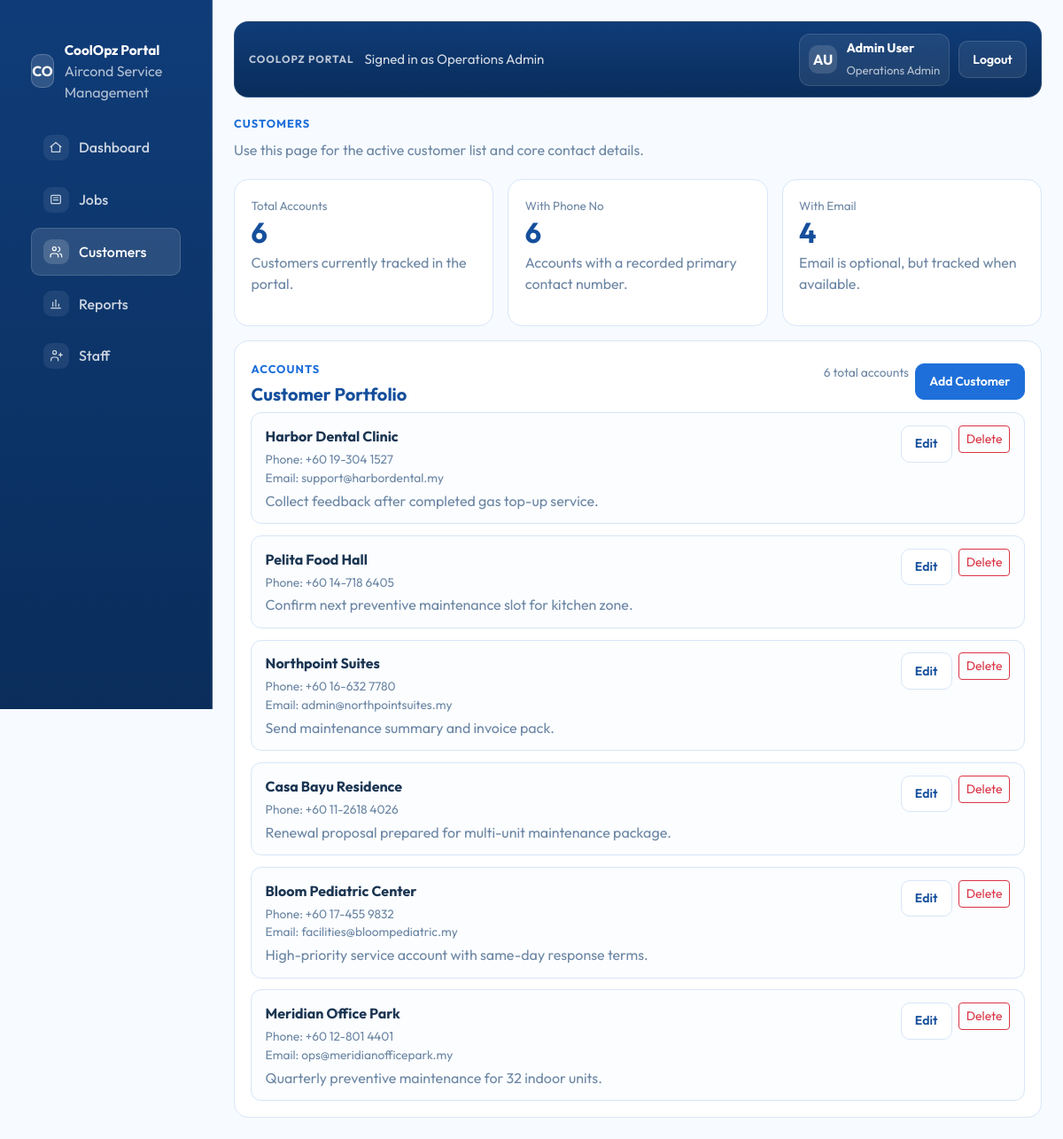
/customers.php (signed in), run on the app's committed database.
### tables this page shows
CREATE TABLE IF NOT EXISTS customers (
    id INT UNSIGNED AUTO_INCREMENT PRIMARY KEY,
    name VARCHAR(190) NOT NULL,
    phone_number VARCHAR(30) NOT NULL,
    email VARCHAR(190) DEFAULT NULL,
    customer_type VARCHAR(50) NOT NULL,
    notes VARCHAR(255) NOT NULL,
    renewal_status VARCHAR(50) NOT NULL,
    rating DECIMAL(3,1) DEFAULT NULL,
    created_at TIMESTAMP DEFAULT CURRENT_TIMESTAMP,
    UNIQUE KEY uniq_customer_name (name)
);

### includes/auth.php (called while the page is built, shortened)
<?php
function coolopz_current_user(): ?array
{
    return $_SESSION['coolopz_user'] ?? null;
}
function coolopz_user_initials(string $name): string
{
    $parts = preg_split('/\s+/', trim($name)) ?: [];
    $initials = '';
    foreach ($parts as $part) {
        if ($part !== '') {
            $initials .= strtoupper(substr($part, 0, 1));
        }
        if (strlen($initials) === 2) {
            break;
        }
    }
    return $initials !== '' ? $initials : 'AU';
}

### includes/data.php (called while the page is built, shortened)
<?php
function coolopz_fetch_customer_metrics(): array
{
    $pdo = coolopz_db();
    return [
        'total' => (int) $pdo->query('SELECT COUNT(*) FROM customers')->fetchColumn(),
        'with_phone_number' => (int) $pdo->query("SELECT COUNT(*) FROM customers WHERE TRIM(phone_number) <> ''")->fetchColumn(),
        'with_email' => (int) $pdo->query("SELECT COUNT(*) FROM customers WHERE email IS NOT NULL AND TRIM(email) <> ''")->fetchColumn(),
    ];
}
function coolopz_fetch_customers(): array
{
    $pdo = coolopz_db();
    $statement = $pdo->query(
        'SELECT id, name, phone_number, email, notes, created_at
         FROM customers
         ORDER BY id DESC'
    );
    return $statement->fetchAll();
}

### customers.php (the view, shortened to what this page needs)
<?php
require_once __DIR__ . '/includes/auth.php';
require_once __DIR__ . '/includes/data.php';
$currentUser = coolopz_current_user();
$activePage = 'customers';
$currentUserName = $currentUser['name'] ?? 'Admin User';
$currentUserRole = $currentUser['role'] ?? 'Operations Admin';
$userInitials = coolopz_user_initials($currentUserName);
$customerMetrics = coolopz_fetch_customer_metrics();
$customers = coolopz_fetch_customers();
include __DIR__ . '/includes/head.php';
include __DIR__ . '/includes/sidebar.php';
?>
        <main class="portal-main">
<?php include __DIR__ . '/includes/topbar.php'; ?>
            <section class="hero-section">
                <span class="section-label">Customers</span>
                <p class="hero-copy">Use this page for the active customer list and core contact details.</p>
            </section>
            <section class="row g-2 g-lg-3">
                <div class="col-md-4">
                    <div class="simple-panel stat-card">
                        <span class="stat-label">Total Accounts</span>
                        <strong class="stat-value"><?= htmlspecialchars((string) $customerMetrics['total'], ENT_QUOTES, 'UTF-8') ?></strong>
                        <p>Customers currently tracked in the portal.</p>
                    </div>
                </div>
                <div class="col-md-4">
                    <div class="simple-panel stat-card">
                        <span class="stat-label">With Phone No</span>
                        <strong class="stat-value"><?= htmlspecialchars((string) $customerMetrics['with_phone_number'], ENT_QUOTES, 'UTF-8') ?></strong>
                        <p>Accounts with a recorded primary contact number.</p>
                    </div>
                </div>
                <div class="col-md-4">
                    <div class="simple-panel stat-card">
                        <span class="stat-label">With Email</span>
                        <strong class="stat-value"><?= htmlspecialchars((string) $customerMetrics['with_email'], ENT_QUOTES, 'UTF-8') ?></strong>
                        <p>Email is optional, but tracked when available.</p>
                    </div>
                </div>
            </section>
            <section class="row g-3 mt-0">
                <div class="col-12">
                    <div class="simple-panel">
                        <div class="panel-head mb-2">
                            <div>
                                <span class="section-label">Accounts</span>
                                <h2 class="panel-title">Customer Portfolio</h2>
                            </div>
                            <div class="jobs-actions">
                                <span class="subtle-note"><?= htmlspecialchars((string) $customerMetrics['total'], ENT_QUOTES, 'UTF-8') ?> total accounts</span>
                                <button type="button" class="btn btn-portal-primary btn-sm" data-bs-toggle="modal" data-bs-target="#customerModal">Add Customer</button>
                            </div>
                        </div>
                        <div class="card-stack">
<?php foreach ($customers as $customer): ?>
                            <div class="stack-card">
                                <div>
                                    <strong><?= htmlspecialchars($customer['name'], ENT_QUOTES, 'UTF-8') ?></strong>
                                    <span class="subtle-note d-block mt-1">Phone: <?= htmlspecialchars($customer['phone_number'] !== '' ? $customer['phone_number'] : '-', ENT_QUOTES, 'UTF-8') ?></span>
<?php if (($customer['email'] ?? null) !== null && trim((string) $customer['email']) !== ''): ?>
                                    <span class="subtle-note d-block">Email: <?= htmlspecialchars((string) $customer['email'], ENT_QUOTES, 'UTF-8') ?></span>
<?php endif; ?>
                                    <p><?= htmlspecialchars($customer['notes'], ENT_QUOTES, 'UTF-8') ?></p>
                                </div>
                                <div class="jobs-actions justify-content-end">
                                    <a class="btn btn-portal-secondary btn-sm" href="customers.php?edit=<?= htmlspecialchars((string) $customer['id'], ENT_QUOTES, 'UTF-8') ?>">Edit</a>
                                    <form method="post" class="m-0" onsubmit="return confirm('Delete this customer?');">
                                        <button type="submit" class="btn btn-outline-danger btn-sm">Delete</button>
                                    </form>
                                </div>
                            </div>
<?php endforeach; ?>
                        </div>
                    </div>
                </div>
            </section>
        </main>
<?php include __DIR__ . '/includes/footer.php'; ?>

### includes/head.php (shortened to what this page needs)
<!DOCTYPE html>
<html lang="en">
<head>
    <link href="https://cdn.jsdelivr.net/npm/bootstrap@5.3.3/dist/css/bootstrap.min.css" rel="stylesheet">
    <link rel="stylesheet" href="assets/css/theme.css">
</head>
<body>
    <div class="portal-layout">

### includes/sidebar.php (shortened to what this page needs)
<?php
$activePage = $activePage ?? 'dashboard';
$navItems = [
    [
        'key' => 'dashboard',
        'href' => 'index.php',
        'label' => 'Dashboard',
        'icon' => '<path d="M3 11.5 12 4l9 7.5"></path><path d="M5 10.5V20h14v-9.5"></path>',
    ],
    [
        'key' => 'jobs',
        'href' => 'jobs.php',
        'label' => 'Jobs',
        'icon' => '<rect x="4" y="5" width="16" height="14" rx="2"></rect><path d="M8 9h8"></path><path d="M8 13h8"></path>',
    ],
    [
        'key' => 'customers',
        'href' => 'customers.php',
        'label' => 'Customers',
        'icon' => '<path d="M16 21v-2a4 4 0 0 0-4-4H7a4 4 0 0 0-4 4v2"></path><circle cx="9.5" cy="7" r="3"></circle><path d="M22 21v-2a4 4 0 0 0-3-3.87"></path><path d="M16 4.13a4 4 0 0 1 0 7.75"></path>',
    ],
    [
        'key' => 'reports',
        'href' => 'reports.php',
        'label' => 'Reports',
        'icon' => '<path d="M4 19h16"></path><path d="M7 16V9"></path><path d="M12 16V5"></path><path d="M17 16v-4"></path>',
    ],
    [
        'key' => 'staff',
        'href' => 'staff.php',
        'label' => 'Staff',
        'icon' => '<path d="M16 21v-2a4 4 0 0 0-4-4H8a4 4 0 0 0-4 4v2"></path><circle cx="10" cy="7" r="3"></circle><path d="M20 8v6"></path><path d="M17 11h6"></path>',
    ],
];
?>
        <aside class="portal-sidebar offcanvas-lg offcanvas-start" tabindex="-1" id="portalSidebar" aria-labelledby="portalSidebarLabel">
            <div class="offcanvas-body portal-sidebar-body">
                <div class="w-100">
                    <a class="sidebar-brand d-none d-lg-flex" href="index.php">
                        <span class="brand-mark">CO</span>
                        <span>
                            <span class="brand-title d-block">CoolOpz Portal</span>
                            <span class="brand-subtitle d-block">Aircond Service Management</span>
                        </span>
                    </a>
                    <nav class="sidebar-nav mt-4 mt-lg-4">
<?php foreach ($navItems as $item): ?>
                    <a class="sidebar-link<?= $activePage === $item['key'] ? ' active' : '' ?>" href="<?= htmlspecialchars($item['href'], ENT_QUOTES, 'UTF-8') ?>">
                        <span class="sidebar-icon" aria-hidden="true">
                            <svg viewBox="0 0 24 24" fill="none" stroke="currentColor" stroke-width="1.8" stroke-linecap="round" stroke-linejoin="round">
                                <?= $item['icon'] ?>
                            </svg>
                        </span>
                        <span><?= htmlspecialchars($item['label'], ENT_QUOTES, 'UTF-8') ?></span>
                    </a>
<?php endforeach; ?>
                    </nav>
                </div>
            </div>
        </aside>

### includes/topbar.php (shortened to what this page needs)
<?php
$currentUserName = $currentUserName ?? 'Admin User';
$currentUserRole = $currentUserRole ?? 'Operations Admin';
$userInitials = $userInitials ?? 'AU';
?>
            <header class="portal-topbar">
                <div class="topbar-main">
                    <span class="topbar-label">CoolOpz Portal</span>
                    <p class="topbar-copy">Signed in as <?= htmlspecialchars($currentUserRole, ENT_QUOTES, 'UTF-8') ?></p>
                </div>
                <div class="topbar-actions">
                    <div class="user-chip">
                        <span class="user-avatar"><?= htmlspecialchars($userInitials, ENT_QUOTES, 'UTF-8') ?></span>
                        <div>
                            <strong><?= htmlspecialchars($currentUserName, ENT_QUOTES, 'UTF-8') ?></strong>
                            <span><?= htmlspecialchars($currentUserRole, ENT_QUOTES, 'UTF-8') ?></span>
                        </div>
                    </div>
                    <form method="post" action="logout.php" class="logout-form m-0">
                        <button type="submit" class="btn btn-portal-secondary btn-sm">Logout</button>
                    </form>
                </div>
            </header>

### includes/footer.php (shortened to what this page needs)
    </div>
</body>
</html>

### data on the page
customers: name "Harbor Dental Clinic", phone_number "+60 19-304 1527", email "support@harbordental.my", notes "Collect feedback after completed gas top-up service."
customers: name "Pelita Food Hall", phone_number "+60 14-718 6405", notes "Confirm next preventive maintenance slot for kitchen zone."
customers: name "Northpoint Suites", phone_number "+60 16-632 7780", email "admin@northpointsuites.my", notes "Send maintenance summary and invoice pack."
customers: name "Casa Bayu Residence", phone_number "+60 11-2618 4026", notes "Renewal proposal prepared for multi-unit maintenance package."
customers: name "Bloom Pediatric Center", phone_number "+60 17-455 9832", email "facilities@bloompediatric.my", notes "High-priority service account with same-day response terms."
customers: name "Meridian Office Park", phone_number "+60 12-801 4401", email "ops@meridianofficepark.my", notes "Quarterly preventive maintenance for 32 indoor units."

### other printed values
$item['label'] "Dashboard"
$item['label'] "Jobs"
$item['label'] "Customers"
$item['label'] "Reports"
$item['label'] "Staff"
$currentUserRole "Operations Admin"
$userInitials "AU"
$currentUserName "Admin User"
$customerMetrics['total'] "6"
$customerMetrics['with_phone_number'] "6"
$customerMetrics['with_email'] "4"
